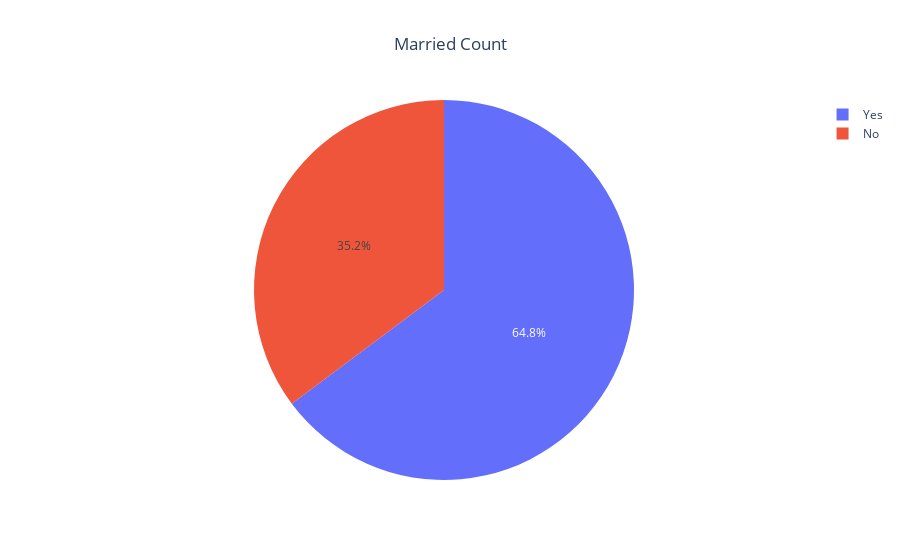

Write notebook code for a chart like this one.
### Code cell
df_married = df_clean['Married'].value_counts().to_frame().reset_index().rename(columns = {'index': 'Married', 'Married': 'count'})
fig = go.Figure([go.Pie(labels= df_married['Married'], values=df_married['count'])])
fig.update_layout(title='Married Count', title_x= 0.5)
fig.show()

### Figure 1 — Plotly figure (JSON) as saved in the notebook; plotly's stock layout.template omitted (floating-point values rounded to 4 significant figures)
{"data": [{"labels": ["Yes", "No"], "type": "pie", "values": [311, 169]}], "layout": {"title": {"text": "Married Count", "x": 0.5}}}
